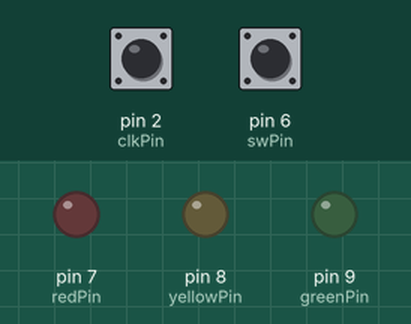
Simulated run of this sketch. Board: Arduino Uno, built with avr-gcc and run on an emulated ATmega328P. Shown: output pins drawn as LEDs (lit = HIGH). The test bench sets the inputs (shaded band); at power-on: pin 6 (swPin) HIGH, pin 2 (clkPin) HIGH.

Above: at 0.1 s.
At 1.2 s:
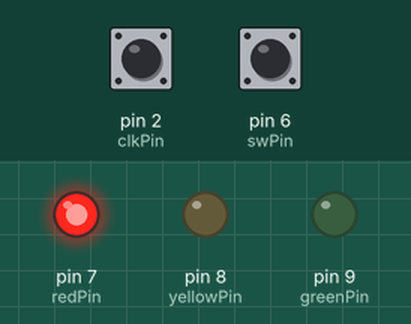
1.3 s: pin 6 (swPin) pulled LOW for 3.2 s
At 1.7 s:
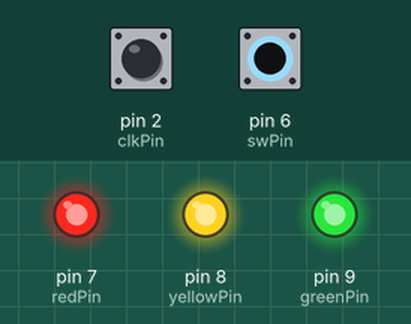
Timing chart, 0 to 4.3 s (numbered marks = the images above; inputs shaded):
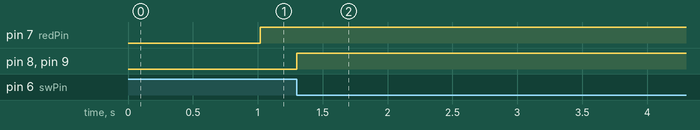

Measured:
- after the input at 1.3 s, pin 7 (redPin): stops changing and stays HIGH

The sketch:

lesson17_traffic_light.ino
```cpp
const int redPin = 7;
const int yellowPin = 8;
const int greenPin = 9;
const int clkPin = 2;
const int dtPin = 3;
const int swPin = 6;

int oldA = HIGH;
int encoderVal = 0;

int state = 0;
int shortPeriod = 1000;
int longPeriod = 1500;
int maxLongPeriod = 5000;
int targetCount = shortPeriod;
int count = 0;

void setup() {
    pinMode(clkPin, INPUT);
    pinMode(dtPin, INPUT);
    pinMode(swPin, INPUT);
    digitalWrite(swPin, HIGH);
    pinMode(redPin, OUTPUT);
    pinMode(yellowPin, OUTPUT);
    pinMode(greenPin, OUTPUT);
    Serial.begin(9600);
}

void loop() {
  count++;
  int change = getEncoderTurn();
  longPeriod = longPeriod + change * 100;
  if (longPeriod > maxLongPeriod) {
    longPeriod = maxLongPeriod;
  }
  if (longPeriod < shortPeriod) {
    longPeriod = shortPeriod;
  }

  if (digitalRead(swPin) == LOW) {
    setLights(HIGH, HIGH, HIGH);
  } else if (count == targetCount) {
    setState();
    count = 0;
  }
  delay(1);
}

void setState() {
  switch (state) {
    case 0:
      //red
      setLights(HIGH, LOW, LOW);
      targetCount = longPeriod;
      state = 1;
      break;
    case 1:
      //green
      setLights(LOW, LOW, HIGH);
      targetCount = longPeriod;
      state = 2;
      break;
    case 2:
      //yellow
      setLights(LOW, HIGH, LOW);
      targetCount = shortPeriod;
      state = 0;
      break;
  }
}

int getEncoderTurn() {
  int result = 0;
  int newA = digitalRead(clkPin);
  if (oldA == HIGH && newA == LOW) {
    int bVal = digitalRead(dtPin);
    result = (bVal == HIGH) ? 1 : -1;
  }
  oldA = newA;
  return result;
}

void setLights(int redState, int yellowState, int greenState) {
  digitalWrite(redPin, redState);
  digitalWrite(yellowPin, yellowState);
  digitalWrite(greenPin, greenState);
}
```
